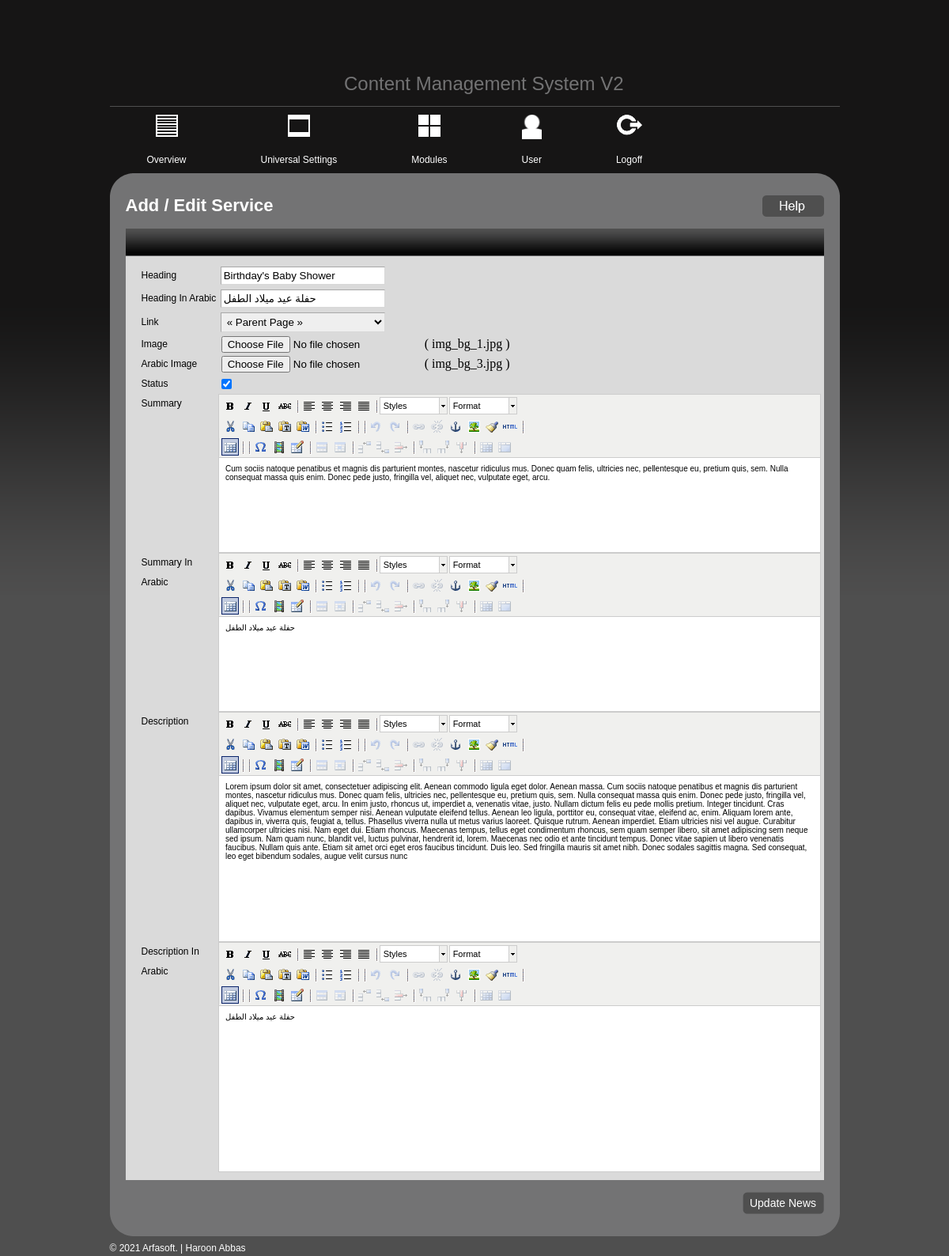
/admin/new_service.php?args1=1 (signed in), run on the app's committed database.
### tables this page shows
CREATE TABLE `services_tbl` (
  `id` int(11) NOT NULL,
  `pageid` int(11) NOT NULL,
  `heading` text NOT NULL,
  `ar_heading` blob NOT NULL,
  `newsdate` date NOT NULL,
  `summary` blob NOT NULL,
  `ar_summary` blob NOT NULL,
  `description` blob NOT NULL,
  `ar_description` blob NOT NULL,
  `image` text NOT NULL,
  `ar_image` text NOT NULL,
  `status` tinyint(1) NOT NULL DEFAULT '0'
);

### includes/db_wrapper.php (called while the page is built, shortened)
<?php
class mysqldb
{
    var $host;
    var $user;
    var $password;
    var $db_name;
    var $connection = false;
    var $result;
    var $error_level = 0;
    var $error_desc = "No errors";
    var $num_rows = 0;
    public function __construct($host, $user, $password, $db_name, $port)
    {
        $this->host = isset($host) ? $host : "localhost";
        $this->user = isset($user) ? $user : "root";
        $this->password = isset($password) ? $password : "";
        $this->db_name = isset($db_name) ? $db_name : "cms_db";
    }
    function connect($is_persistent = false)
    {
        if (!$is_persistent)
        {
            $this->connection = @mysqli_connect($this->host, $this->user, $this->password, $this->db_name);
        }
        else
        {
            $this->connection = @mysql_pconnect($this->host, $this->user, $this->password, $this->db_name);
        }
    }
    function error_report()
    {
        $this->error_level = mysqli_errno($this->connection);
        $this->error_desc = mysqli_error($this->connection);
    }
    function query($sqlString)
    {
        $this->sqlString = $sqlString;
        if ($this->connection !== false)
        {
            $this->result = mysqli_query($this->connection, $sqlString);
            if ($this->result)
            {
                $this->affected_rows = mysqli_affected_rows($this->connection);
                if (is_object($this->result))
                {
                    $this->num_rows = mysqli_num_rows($this->result);
                }
                return true;
            }
            else
            {
                $this->affected_rows = 0;
                $this->num_rows = 0;
                $this->add_debug_message(date("d/m/Y - H:i:s") . " - OPERATION FAILED: Executed [" . $this->sqlString . "] got " . $this->error_level . " " . $this->error_desc . "\r\n");
                return false;
            }
        }
        else
        {
            $this->affected_rows = 0;
            $this->num_rows = 0;
            $this->add_debug_message(date("d/m/Y - H:i:s") . " - OPERATION FAILED: No database open OR no SQL command provided" . "\r\n");
            return false;
        }
    }
    function fetch_assoc()
    {
        return mysqli_fetch_assoc($this->result);
    }
    function fetch_row($table_name, $where = false, $parameters = array())
    {
        $range = (isset($parameters['range']) && !empty($parameters['range'])) ? $parameters['range'] : " * ";
        $queryString = "SELECT $range FROM $table_name ";
        if ($where != false) $queryString .= " WHERE $where LIMIT 1";
        $this->query($queryString);
        if ($this->num_rows < 1)
        {
            return false;
        }
        else
        {
            return $this->fetch_assoc();
        }
    }
}
$mysql = new mysqldb(DB_HOST, DB_USER, DB_PASSWORD, DB_NAME, DB_PORT);
?>

### admin/includes/utility.php (called while the page is built, shortened)
<?php
	function cleaninputfield($mysql,$value){
		return mysqli_real_escape_string($mysql->connection,$value);
	}
	?>

### admin/new_service.php (the view, shortened to what this page needs)
<?php
	include_once("../includes/config.php");
	include_once("../includes/db_wrapper.php");
	include_once("includes/utility.php");    		include_once("includes/thumbnail_images.class.php");
	?>
<!DOCTYPE html PUBLIC "-//W3C//DTD XHTML 1.0 Transitional//EN" "http://www.w3.org/TR/xhtml1/DTD/xhtml1-transitional.dtd">
<html xmlns="http://www.w3.org/1999/xhtml">
<head>
<?php
	include_once("widgets/meta_tags.php");
	?>
	<link href="calendar/dhtmlgoodies_calendar.css" type="text/css" rel="stylesheet">
	<link href="calendar/CalendarControl.css" type="text/css" rel="stylesheet">
</head>
<body>
	<div class="wrap">
		<?php
			include_once("widgets/header.php");
			include_once("widgets/top_menu.php");
			?>
		<div class="container-top"></div>
		<?php
			if(isset($_GET['args1'])){
				$args1 =cleaninputfield($mysql,$_GET['args1']);
				$postrow = $mysql->fetch_row("services_tbl","id=$args1");
			}
			?>
		<form action="" method="post" name="news_form" id="news_form"  enctype="multipart/form-data">
		<div class="container">
			<h2>Add / Edit Service</h2>
			<div class="rightbtn">
				<a href="#"><img src="images/helpbtn.png" border="0" alt="help" /></a>
			</div>
			<div class="content">
			<div class="content-bar"></div>
			<table width="100%" border="0" cellspacing="0" cellpadding="0" class="addpage">
				  <tr>
					<td width="11%"><label for="heading">Heading</label></td>
					<td width="89%"><input name="heading" id="heading" type="text" <?php if(isset($postrow)){?> value="<?php echo $postrow['heading']; ?>"<?php } ?>/></td>
				  </tr>
				  <tr>
					<td width="11%"><label for="heading">Heading In Arabic</label></td>
					<td width="89%"><input name="ar_heading" id="ar_heading" type="text" <?php if(isset($postrow)){?> value="<?php echo $postrow['ar_heading']; ?>"<?php } ?>/></td>
				  </tr>
					 <tr>
				    <td><label for="link">Link</label></td>
				    <td>
					<select name="link" id="link">
							<option value="0"> &laquo; Parent Page &raquo;  </option>
						</select>
					</td>
		        </tr>
				  <tr>
				  <td width="11%"><label for="image">Image </label></td>
				  <td><input type="file" name="image" id="image" /><?php  if(isset($postrow)){?> <?php echo "(   $postrow[image]   )"; } ?>					</td>
				  </tr>
				  <tr>
				  <td width="11%"><label for="image">Arabic Image </label></td>
				  <td><input type="file" name="ar_image" id="ar_image" /><?php  if(isset($postrow)){?> <?php echo "(   $postrow[ar_image]   )"; } ?>
				  </td>
				  </tr>
				   <tr>
					<td width="11%"><label for="status">Status</label></td>
					<td width="89%"><input name="status" id="status" type="checkbox" <?php if(isset($postrow) && $postrow['status']==1){ ?> checked="checked" <?php } ?>/></td>
				  </tr>
				  <tr>
					<td valign="top"><label for="summary">Summary </label></td>
					<td><textarea name="summary" id="summary" style="width:97%" rows="12"><?php if(isset($postrow)){ echo stripslashes($postrow['summary']); } ?></textarea></td>
				  </tr>
				  <tr>
					<td valign="top"><label for="summary">Summary In Arabic</label></td>
					<td><textarea name="ar_summary" id="ar_summary" style="width:97%" rows="12"><?php if(isset($postrow)){ echo stripslashes($postrow['ar_summary']); } ?></textarea></td>
				  </tr>
				  <tr>
					<td valign="top"><label for="description">Description</label></td>
					<td><textarea name="description" id="description" style="width:97%" rows="18"><?php if(isset($postrow)){ echo stripslashes($postrow['description']); } ?></textarea></td>
				  </tr>
				   <tr>
					<td valign="top"><label for="description">Description In Arabic</label></td>
					<td><textarea name="ar_description" id="ar_description" style="width:97%" rows="18"><?php if(isset($postrow)){ echo stripslashes($postrow['ar_description']); } ?></textarea></td>
				  </tr>
			  </table>
		</div>
		<div class="addbtn-right">
	<?php
			if(isset($_GET['args1'])){ ?>
				<input name="update" id="update" border="0" type="submit" value="Update News" class="addpagebtn" />
	  <?php }else{ ?>
				<input type="hidden" name="addservice" id="addservice" value="addservice" />
				<input name="add" id="add" border="0" type="submit" value="Add Service" class="addpagebtn" />
		<?php } ?>
			</div>
		</div>
		</form>
		<div class="container-bottom"></div>
		<?php
			include_once("widgets/footer.php");
			?>
	</div>
</body>
</html>

### admin/style.css (style rules this page uses)
body { margin:0px; padding:0px; background:url(images/bodybg.png) repeat-x; background-color:#4f4f4f; }
.wrap { width:923px; margin:0 auto; }
.container-top { float:left; background:url(images/con-top.png) no-repeat; width:923px; height:28px; }
.container { float:left; width:883px; background:url(images/containerbg.png) repeat-y; padding:0px 20px; }
.container h2 { margin:0px; float:left; font-family:Arial, Helvetica, sans-serif; font-size:22px; font-weight:bold; color:#FFFFFF; }
.rightbtn { float:right; }
.content { float:left; width:883px; background-color:#dadada; margin:15px 0px; }
.content-bar { background:url(images/container-headerbg.png) repeat-x; width:883px; height:35px; }
.content .addpage { margin:10px 20px; }
.content label { color:#000000; font-family:Arial, Helvetica, sans-serif; font-size:12px; line-height:25px; }
.content input[type="text"] { width:200px; -moz-border-radius:3px; border-color:#A8A8A8 #D8D8D8 #D8D8D8 #A8A8A8; border-left:1px solid #A8A8A8; border-style:solid; border-width:1px; margin:3px; padding:3px; }
.content select { width:208px; -moz-border-radius:3px; border-color:#A8A8A8 #D8D8D8 #D8D8D8 #A8A8A8; border-left:1px solid #A8A8A8; border-style:solid; border-width:1px; margin:3px; padding:3px; }
.addbtn-right { float:left; width:883px; text-align:right; }
.container-bottom { float:left; background:url(images/cont-bottom.png) no-repeat; width:923px; height:28px; }
.addpagebtn { background:url(images/addapage.png) no-repeat; width:103px; height:28px; border:none; padding:0px; color:#FFFFFF; font-family:Arial, Helvetica, sans-serif; font-size:14px; cursor:pointer; }

### admin/tiny_mce/themes/advanced/skins/default/content.css (style rules this page uses)
body, td, pre { color:#000; font-family:Verdana, Arial, Helvetica, sans-serif; font-size:10px; margin:8px; }
body { background:#FFF; }
img { border:0; }
table { cursor:default }
table td, table th { cursor:text }

### data on the page
services_tbl: heading "Birthday's Baby Shower", ar_heading "حفلة عيد ميلاد الطفل", image "img_bg_1.jpg", ar_image "img_bg_3.jpg", status "☑"
